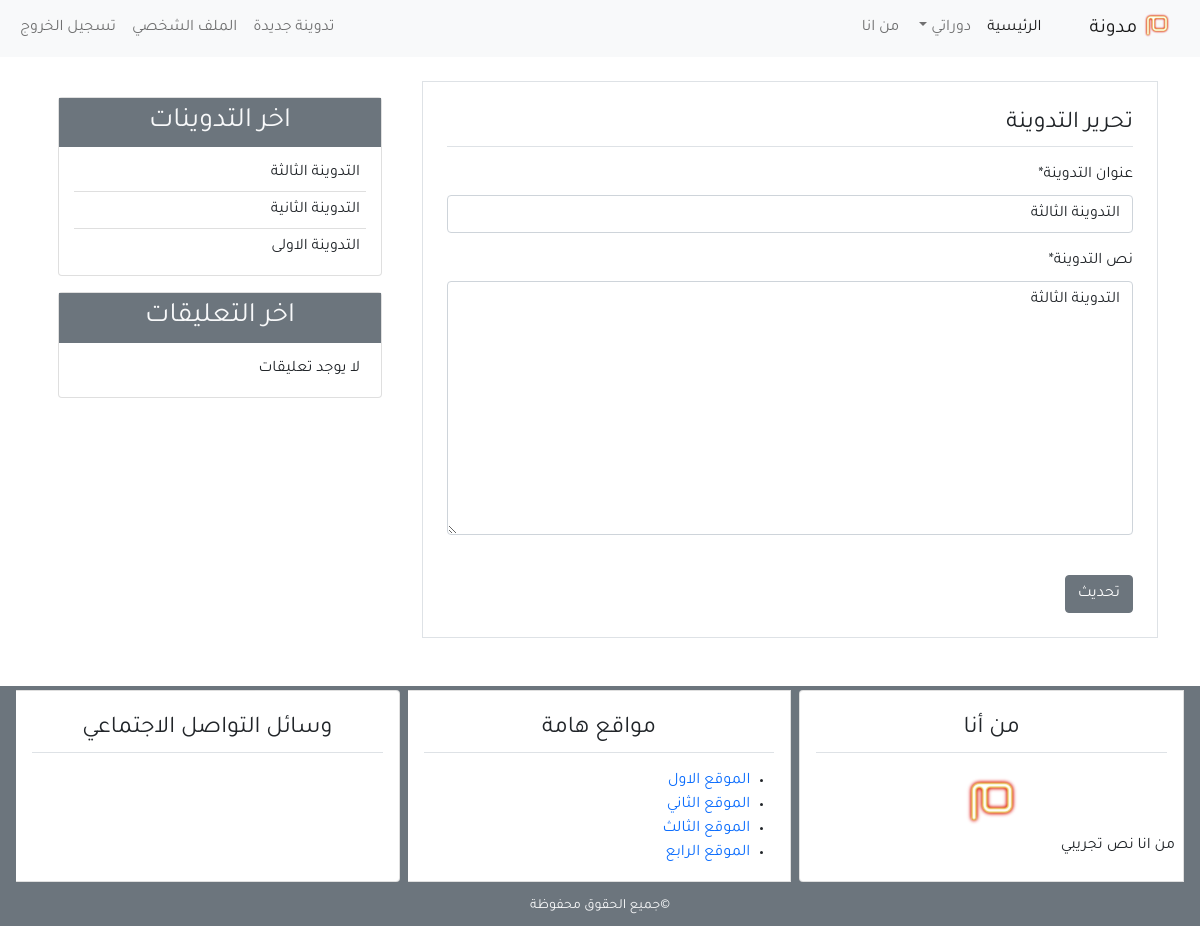
The page /detail/update-post/3/ (signed in) on the database as committed earlier.
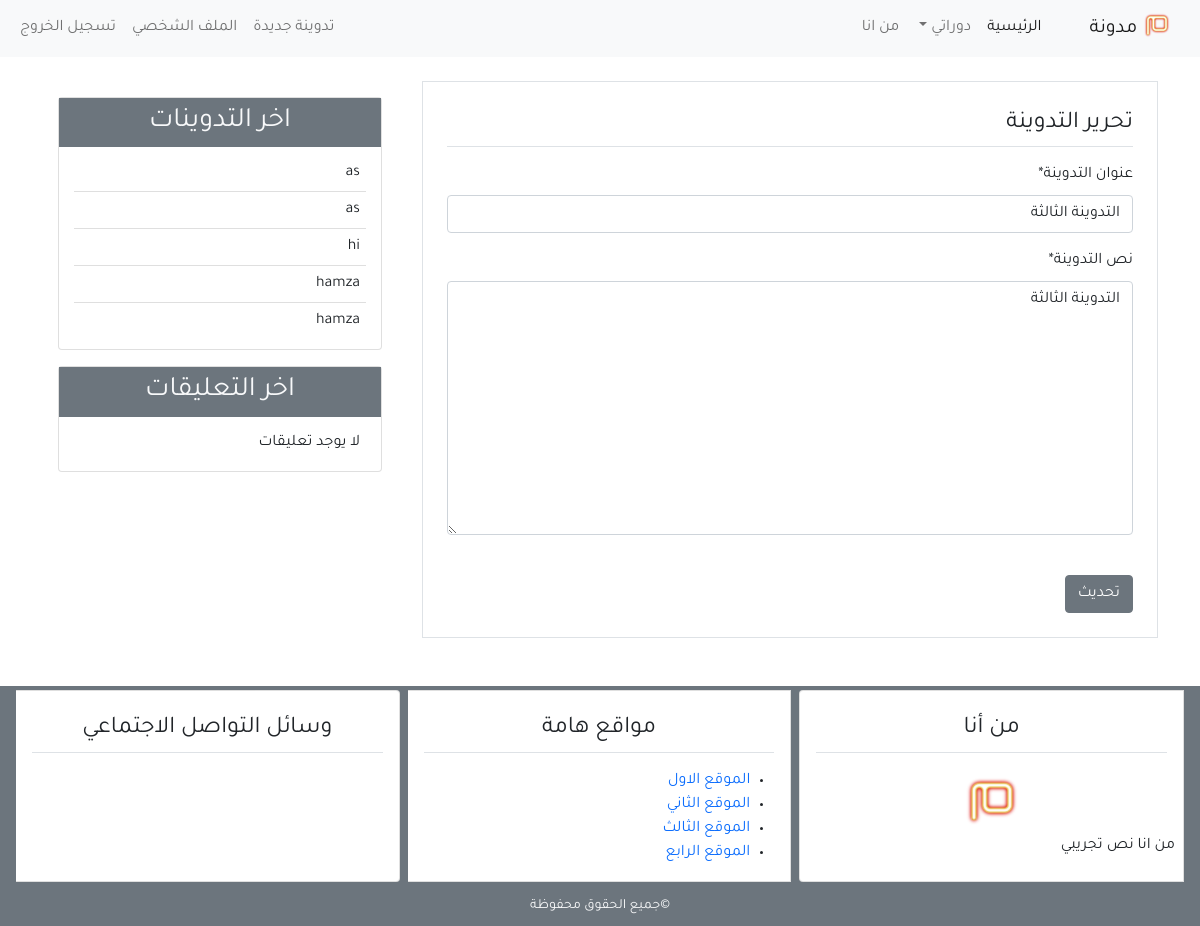
The same page on the database as committed later.
### blog/models.py (models this page shows, shortened)
class Post(models.Model):
    title = models.CharField(max_length=100)
    content = models.TextField()
    post_date = models.DateTimeField(default=timezone.now)
    post_update = models.DateTimeField(auto_now=True)
    author = models.ForeignKey(User, on_delete=models.CASCADE)
    class Meta:
        ordering =('-post_date', )

### blog/views.py (the view, shortened to what this page needs)
# urls.py: path('detail/update-post/<slug:pk>/', PostUpdateView.as_view(), name='update_post'),
class PostUpdateView(UserPassesTestMixin, LoginRequiredMixin, UpdateView):
    model = Post
    template_name = 'blog/post_update.html'
    form_class =PostCreateForm
    def test_func(self):
        post = self.get_object()
        if self.request.user == post.author:
            return True
        else:
            return False

### blog/forms.py
class PostCreateForm(forms.ModelForm):
    title = forms.CharField(label='عنوان التدوينة')
    content =  forms.CharField(label='نص التدوينة' ,widget= forms.Textarea)
    class Meta:
        model = Post
        fields = ('title', 'content')

### blog/templatetags/post_tag.py (called while the page is built)
@register.inclusion_tag('blog/latest_posts.html')
def latest_posts():
    context = {
          'l_posts' : Post.objects.all()[0:5]
    }
    return context

@register.inclusion_tag('blog/latest_comments.html')
def latest_comments():
    context = {
          'l_comments' : Comment.objects.filter(active=True)[0:5]
    }
    return context

### blog/templates/blog/post_update.html
{% extends 'blog/base.html' %}
{% block content %}
{% load crispy_forms_tags %}
    <div class="border p-4 mb-5 ">
        <legend class="border-bottom pb-1 mb-3 ">تحرير التدوينة</legend>
        <form method="POST">
            {% csrf_token %} {{ form|crispy }}
            <input type="submit" class="btn btn-secondary mt-4" value="تحديث">
        </form>
    </div>
{% endblock content %}

### blog/templates/blog/latest_posts.html
<ul class="list-group-flush latest-post">
    {% for post in l_posts %}
    <li class="list-group-item latest-post-item">
        <a href="{% url 'detail' post.pk %}" class="text-dark">{{ post.title }}</a>
    </li>
    {% endfor %}
</ul>

Rows that differ between the two databases and show on the page:
no longer on one of the page's lists (row unchanged): Post: title "التدوينة الثالثة"
no longer on this page (row unchanged): Post: title "التدوينة الثانية"
no longer on this page (row unchanged): Post: title "التدوينة الاولى"
added Post: title "as"
added Post: title "as"
added Post: title "hi"
added Post: title "hamza"
added Post: title "hamza"
